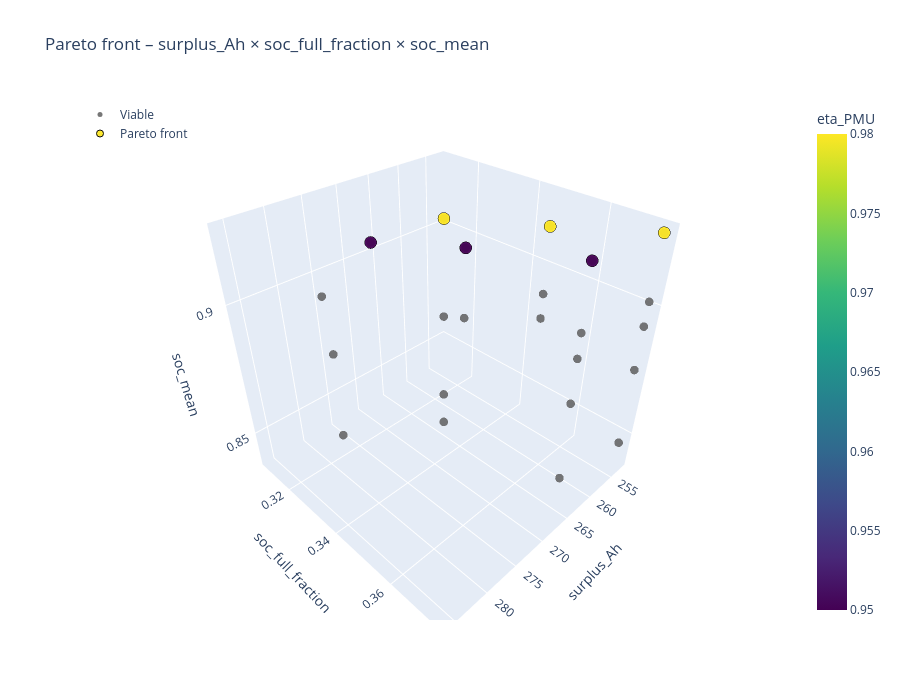

The notebook cell this image was saved under:
### Code cell
plot_pareto_front(
    summary, front, objectives, color_col="eta_PMU").show()

### Figure 1 — Plotly figure (JSON) as saved in the notebook; plotly's stock layout.template omitted (floating-point values rounded to 4 significant figures)
{"data": [{"hoverinfo": "text", "marker": {"color": "#555555", "opacity": 0.8, "size": 5}, "mode": "markers", "name": "Viable", "text": ["surplus_Ah: 255.09603014948615<br>soc_full_fraction: 0.3490867579908676<br>soc_mean: 0.884<br>eta_PMU: 0.98", "surplus_Ah: 263.49677888489043<br>soc_full_fraction: 0.33778538812785386<br>soc_mean: 0.887<br>eta_PMU: 0.95", "surplus_Ah: 260.9052144404872<br>soc_full_fraction: 0.3681506849315068<br>soc_mean: 0.838<br>eta_PMU: 0.95", "surplus_Ah: 266.17772277725487<br>soc_full_fraction: 0.3091324200913242<br>soc_mean: 0.904<br>eta_PMU: 0.95", "surplus_Ah: 252.64784199748001<br>soc_full_fraction: 0.3745433789954338<br>soc_mean: 0.846<br>eta_PMU: 0.98", "surplus_Ah: 255.09603014948615<br>soc_full_fraction: 0.3490867579908676<br>soc_mean: 0.893<br>eta_PMU: 0.98", "surplus_Ah: 257.6245582675641<br>soc_full_fraction: 0.3190639269406393<br>soc_mean: 0.91<br>eta_PMU: 0.98", "surplus_Ah: 260.9052144404872<br>soc_full_fraction: 0.3681506849315068<br>soc_mean: 0.87<br>eta_PMU: 0.95", "surplus_Ah: 252.64784199748001<br>soc_full_fraction: 0.3745433789954338<br>soc_mean: 0.877<br>eta_PMU: 0.98", "surplus_Ah: 278.80578395437686<br>soc_full_fraction: 0.32203196347031965<br>soc_mean: 0.903<br>eta_PMU: 0.9", "surplus_Ah: 275.92641588087463<br>soc_full_fraction: 0.35513698630136986<br>soc_mean: 0.876<br>eta_PMU: 0.9", "surplus_Ah: 263.49677888489043<br>soc_full_fraction: 0.33778538812785386<br>soc_mean: 0.912<br>eta_PMU: 0.95", "surplus_Ah: 260.9052144404872<br>soc_full_fraction: 0.3681506849315068<br>soc_mean: 0.887<br>eta_PMU: 0.95", "surplus_Ah: 285.78651480571415<br>soc_full_fraction: 0.34509132420091326<br>soc_mean: 0.879<br>eta_PMU: 0.87", "surplus_Ah: 252.64784199748001<br>soc_full_fraction: 0.3745433789954338<br>soc_mean: 0.893<br>eta_PMU: 0.98", "surplus_Ah: 255.09603014948615<br>soc_full_fraction: 0.3490867579908676<br>soc_mean: 0.917<br>eta_PMU: 0.98", "surplus_Ah: 275.92641588087463<br>soc_full_fraction: 0.35513698630136986<br>soc_mean: 0.886<br>eta_PMU: 0.9", "surplus_Ah: 260.9052144404872<br>soc_full_fraction: 0.3681506849315068<br>soc_mean: 0.896<br>eta_PMU: 0.95", "surplus_Ah: 252.64784199748001<br>soc_full_fraction: 0.3745433789954338<br>soc_mean: 0.901<br>eta_PMU: 0.98", "surplus_Ah: 285.78651480571415<br>soc_full_fraction: 0.34509132420091326<br>soc_mean: 0.905<br>eta_PMU: 0.87", "surplus_Ah: 275.92641588087463<br>soc_full_fraction: 0.35513698630136986<br>soc_mean: 0.911<br>eta_PMU: 0.9", "surplus_Ah: 260.9052144404872<br>soc_full_fraction: 0.3681506849315068<br>soc_mean: 0.919<br>eta_PMU: 0.95", "surplus_Ah: 252.64784199748001<br>soc_full_fraction: 0.3745433789954338<br>soc_mean: 0.923<br>eta_PMU: 0.98"], "type": "scatter3d", "x": [255.1, 263.5, 260.9, 266.2, 252.6, 255.1, 257.6, 260.9, 252.6, 278.8, 275.9, 263.5, 260.9, 285.8, 252.6, 255.1, 275.9, 260.9, 252.6, 285.8, 275.9, 260.9, 252.6], "y": [0.3491, 0.3378, 0.3682, 0.3091, 0.3745, 0.3491, 0.3191, 0.3682, 0.3745, 0.322, 0.3551, 0.3378, 0.3682, 0.3451, 0.3745, 0.3491, 0.3551, 0.3682, 0.3745, 0.3451, 0.3551, 0.3682, 0.3745], "z": [0.884, 0.8871, 0.8379, 0.9037, 0.8457, 0.8932, 0.9095, 0.8703, 0.8766, 0.9025, 0.8762, 0.9118, 0.8873, 0.879, 0.8927, 0.9166, 0.8861, 0.8963, 0.9013, 0.9054, 0.911, 0.919, 0.9229]}, {"hoverinfo": "text", "marker": {"color": [0.98, 0.98, 0.98, 0.95, 0.95, 0.95], "colorbar": {"title": {"text": "eta_PMU"}, "x": 1}, "colorscale": [[0, "#440154"], [0.1111, "#482878"], [0.2222, "#3e4989"], [0.3333, "#31688e"], [0.4444, "#26828e"], [0.5556, "#1f9e89"], [0.6667, "#35b779"], [0.7778, "#6ece58"], [0.8889, "#b5de2b"], [1, "#fde725"]], "line": {"color": "black", "width": 1}, "opacity": 0.95, "size": 7}, "mode": "markers", "name": "Pareto front", "text": ["surplus_Ah: 252.64784199748001<br>soc_full_fraction: 0.3745433789954338<br>soc_mean: 0.923<br>eta_PMU: 0.98", "surplus_Ah: 255.09603014948615<br>soc_full_fraction: 0.3490867579908676<br>soc_mean: 0.917<br>eta_PMU: 0.98", "surplus_Ah: 257.6245582675641<br>soc_full_fraction: 0.3190639269406393<br>soc_mean: 0.91<br>eta_PMU: 0.98", "surplus_Ah: 260.9052144404872<br>soc_full_fraction: 0.3681506849315068<br>soc_mean: 0.919<br>eta_PMU: 0.95", "surplus_Ah: 263.49677888489043<br>soc_full_fraction: 0.33778538812785386<br>soc_mean: 0.912<br>eta_PMU: 0.95", "surplus_Ah: 266.17772277725487<br>soc_full_fraction: 0.3091324200913242<br>soc_mean: 0.904<br>eta_PMU: 0.95"], "type": "scatter3d", "x": [252.6, 255.1, 257.6, 260.9, 263.5, 266.2], "y": [0.3745, 0.3491, 0.3191, 0.3682, 0.3378, 0.3091], "z": [0.9229, 0.9166, 0.9095, 0.919, 0.9118, 0.9037]}], "layout": {"height": 700, "legend": {"x": 0, "y": 1}, "scene": {"xaxis": {"title": {"text": "surplus_Ah"}}, "yaxis": {"title": {"text": "soc_full_fraction"}}, "zaxis": {"title": {"text": "soc_mean"}}}, "title": {"text": "Pareto front – surplus_Ah × soc_full_fraction × soc_mean"}}}
